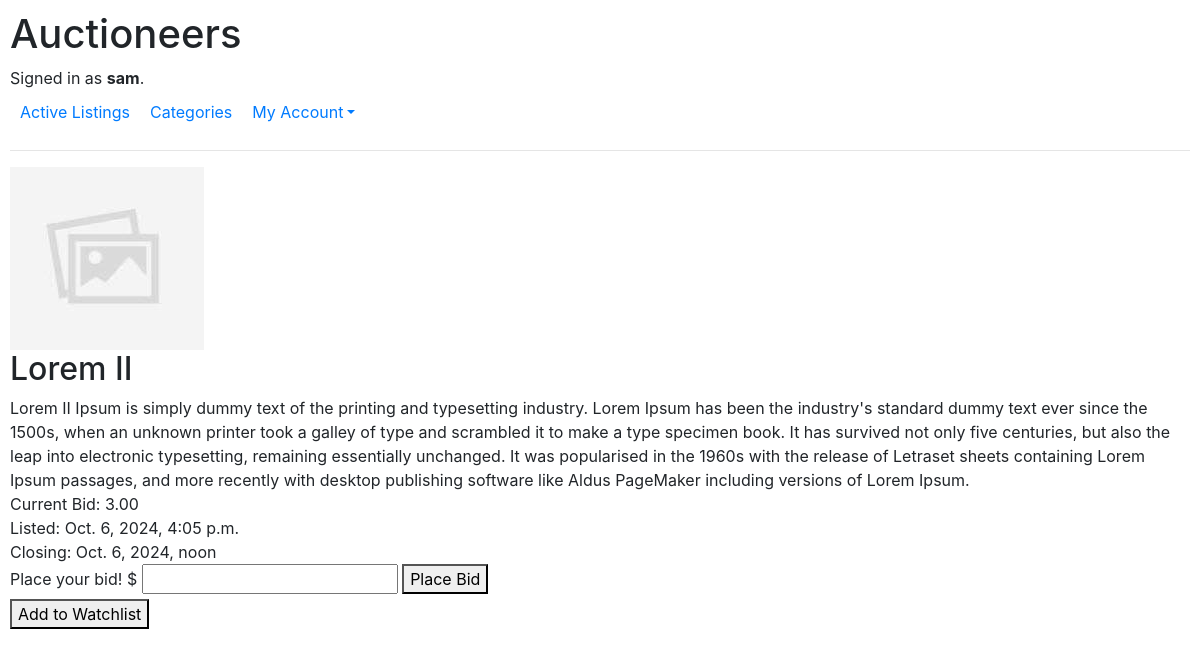
The app's page /item/3 (signed in) with its own data.
### auctions/models.py (models this page shows, shortened)
class User(AbstractUser):
    watchlist = models.ManyToManyField("Auction_Listing", related_name="watched_by", blank=True)

class Auction_Listing(models.Model):
    category = models.ForeignKey(Category, on_delete=models.PROTECT, related_name="listings")
    title = models.CharField(max_length = 25)
    description = models.TextField()
    image = models.FileField(upload_to="media/", blank=False, default="media/placeholder.jpg")
    quantity = models.IntegerField()
    price = models.DecimalField(max_digits=10, decimal_places=2)
    current_bid = models.ForeignKey("Bid", on_delete=models.PROTECT, related_name="listings", null=True, blank=True)
    seller = models.ForeignKey(User, on_delete=models.CASCADE, related_name="listings")
    timestamp = models.DateTimeField(auto_now_add=True)
    closing_time = models.DateTimeField(blank=False)
    is_open = models.BooleanField(default=True)

### auctions/views.py (the view, shortened to what this page needs)
# urls.py: path("item/<int:listing_id>", views.listing_detail, name="listing_detail"),
def listing_detail(request, listing_id):
    listing = Auction_Listing.objects.get(id=listing_id)
    price = listing.price
    seller = listing.seller
    message = ""
    return render(request, "auctions/listing_detail.html", {
        "listing": listing,
        "price": price,
        "seller":seller,
        "message": message,
    })

### auctions/templates/auctions/listing_detail.html (shortened to what this page needs)
{% extends "auctions/layout.html" %}
{% block body %}
    <div>
        <img src="{{ listing.image.url }}" alt="Listing Image" id="listing_img"
        onclick="window.open('{{ listing.image.url }}', '_blank', 'width=800', 'height=600');"
        style="cursor: pointer">
    </div>
    <div>
        <h2>{{ listing.title }}</h2>
    </div>
    <div>{{ listing.description }}</div>
    <div>Current Bid: {{ listing.price }}</div>
    <div>Listed: {{ listing.timestamp }}</div>
    <div>Closing: {{ listing.closing_time }}</div>
    <div>
        {% if user.is_authenticated and listing.seller.id != user.id %}
            <form action="{% url 'listing_detail' listing.id %}" method="POST">
                <label for="bid_amount" name="bid_amount">Place your bid! $</label>
                <input type="number" id="bid_amount" name="bid_amount"step="0.01" min="0.01" required>
                <button type="submit" name="action" value="bid">Place Bid</button>
            </form>
            <form action="{% url 'listing_detail' listing.id %}" method="POST">
                <button type="submit" name="action" value="toggle_watchlist">
                    {% if listing in user.watchlist.all %}
                        Remove from Watchlist
                    {% else %}
                        Add to Watchlist
                    {% endif %}
                </button>
            </form>
        {% endif %}
    </div>
{% endblock %}

### auctions/templates/auctions/layout.html (shortened to what this page needs)
{% load static %}
<!DOCTYPE html>
<html lang="en">
    <head>
        <link rel="stylesheet" href="https://stackpath.bootstrapcdn.com/bootstrap/4.4.1/css/bootstrap.min.css">
        <link href="{% static 'auctions/styles.css' %}" rel="stylesheet">
    </head>
    <body>
        <h1>Auctioneers</h1>
        <div>
            {% if user.is_authenticated %}
                Signed in as <strong>{{ user.username }}</strong>.
            {% else %}
                Not signed in.
            {% endif %}
        </div>
        <ul class="nav">
            <li class="nav-item">
                <a class="nav-link" href="{% url 'index' %}">Active Listings</a>
            </li>
            <li>
                <a class="nav-link" href="{% url 'categories' %}">Categories</a>
            </li>
            {% if user.is_authenticated %}
                <li class="nav-item dropdown">
                    <a href="#" class="nav-link dropdown-toggle">My Account</a>
                </li>
            {% endif %}
        </ul>
        <hr>
        {% block body %}
        {% endblock %}
    </body>
</html>

### auctions/static/auctions/styles.css (style rules this page uses)
body { padding: 10px; }
.nav-link { text-decoration: none; padding: 10px; border-radius: 5px; }
#listing_img { max-width: 400px; height: auto; }

### records on screen
User: username "sam"
Auction_Listing: image (placeholder picture), title "Lorem II", description "Lorem II Ipsum is simply dummy text of the printing and typesetting industry. Lorem Ipsum has been the industry's standard dummy text ever since the 1500s, when an unknown printer took a galley of type and scrambled it to make a type specimen book. It has survived not only five centuries, but also the leap into electronic typesetting, remaining essentially unchanged. It was popularised in the 1960s with the release of Letraset sheets containing Lorem Ipsum passages, and more recently with desktop publishing software like Aldus PageMaker including versions of Lorem Ipsum.", price "3.00", timestamp "Oct. 6, 2024, 4:05 p.m.", closing_time "Oct. 6, 2024, noon"
